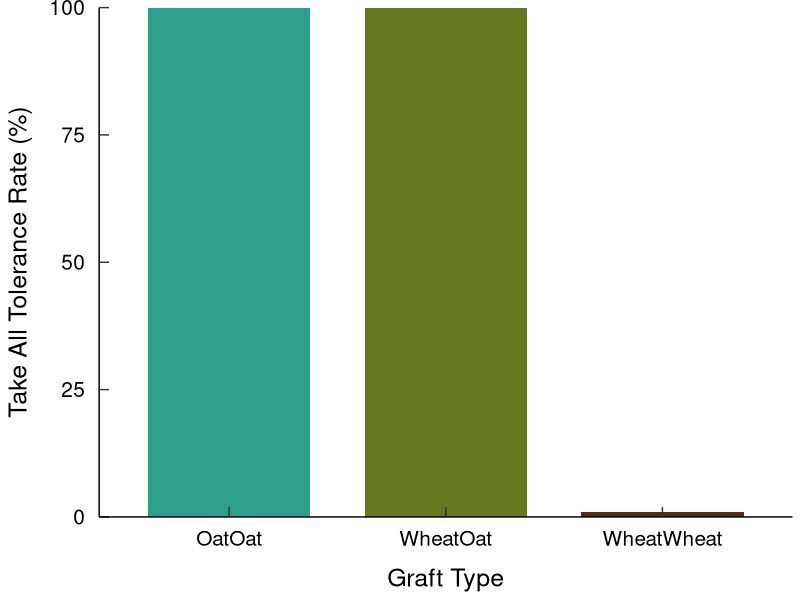

The R source for this figure:
##############################################
##############################################
# R-script by Gregory Reeves (27 MAY 2021)
# University of Cambridge, Department of Plant Sciences,
# Downing Site, Cambridge CB2 3EA, United Kingdom
# E-mail me at drgregreeves@gmail.com or gr360@cam.ac.uk
##############################################
##############################################



library(tidyverse)
library(ggpubr)
library(dplyr)



#######################
# Plot boxplot for the resistance data
######################


### You need to specify the working directory. 
### You can always use the command "file.choose()", then copy the working directory with the file "DiseaseScreenResults.csv"
setwd("~/")

DiseaseScreenResults <- read.csv("DiseaseScreenResults.csv")

### Alternatively use:
# file.choose()


#######################
AnBarInDen<- ggplot(DiseaseScreenResults, 
                    aes(x=GraftType, 
                        y=ToleranceRate, 
                        fill=GraftType,
                        linetype="solid"))+
  geom_bar(position=position_dodge(), 
           stat="identity",
           width=0.75) +
  scale_y_continuous(name=expression("Take All Tolerance Rate (%)"), expand=c(0,0)) + 
  scale_fill_manual(values=c("#2ca089ff", "#677821ff", "#502d16ff")) +
  theme(axis.line = element_line(linetype = "solid"), 
        axis.ticks = element_line(), 
        axis.ticks.length = unit(-0.25 , "cm"), # -ve length = inside ticks
        panel.grid.major = element_line(colour = NA), 
        panel.grid.minor = element_line(colour = NA), 
        axis.title = element_text(size = 18,
                                  face = "plain"), 
        axis.text = element_text(size = 15, 
                                 face = "plain", 
                                 colour = "black"), 
        axis.text.x = element_text(size = 15,
                                   margin=margin(10,5,10,5,"pt")), 
        axis.text.y = element_text(size = 15,
                                   margin=margin(5,10,10,5,"pt")), 
        legend.text = element_text(size = 9), 
        legend.title = element_text(size = 10, 
                                    face = "bold", 
                                    colour = "black"), 
        panel.background = element_rect(fill = NA), 
        legend.position="none", #Un-comment to remove the legend
        legend.key = element_rect(fill = NA), 
        legend.background = element_rect(fill = NA), 
        legend.direction = "horizontal") +
  labs(x = "Graft Type")
AnBarInDen


